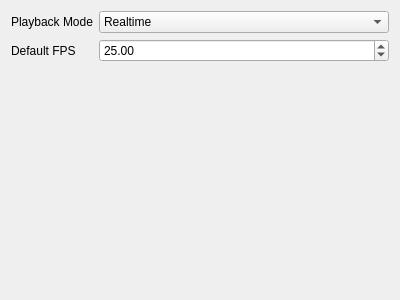
<?xml version="1.0" encoding="UTF-8"?>
<ui version="4.0">
 <class>generalSettings</class>
 <widget class="QWidget" name="generalSettings">
  <property name="geometry">
   <rect>
    <x>0</x>
    <y>0</y>
    <width>400</width>
    <height>300</height>
   </rect>
  </property>
  <property name="windowTitle">
   <string>Form</string>
  </property>
  <layout class="QFormLayout" name="formLayout">
   <item row="0" column="0">
    <widget class="QLabel" name="playbackModeLabel">
     <property name="text">
      <string>Playback Mode</string>
     </property>
    </widget>
   </item>
   <item row="0" column="1">
    <widget class="QComboBox" name="playbackModeComboBox">
     <item>
      <property name="text">
       <string>Realtime</string>
      </property>
     </item>
     <item>
      <property name="text">
       <string>Each Frame</string>
      </property>
     </item>
    </widget>
   </item>
   <item row="1" column="0">
    <widget class="QLabel" name="defaultFPSLabel">
     <property name="text">
      <string>Default FPS</string>
     </property>
    </widget>
   </item>
   <item row="1" column="1">
    <widget class="QDoubleSpinBox" name="defaultFPSDoubleSpinBox">
     <property name="value">
      <double>25.000000000000000</double>
     </property>
    </widget>
   </item>
  </layout>
 </widget>
 <resources/>
 <connections/>
</ui>
